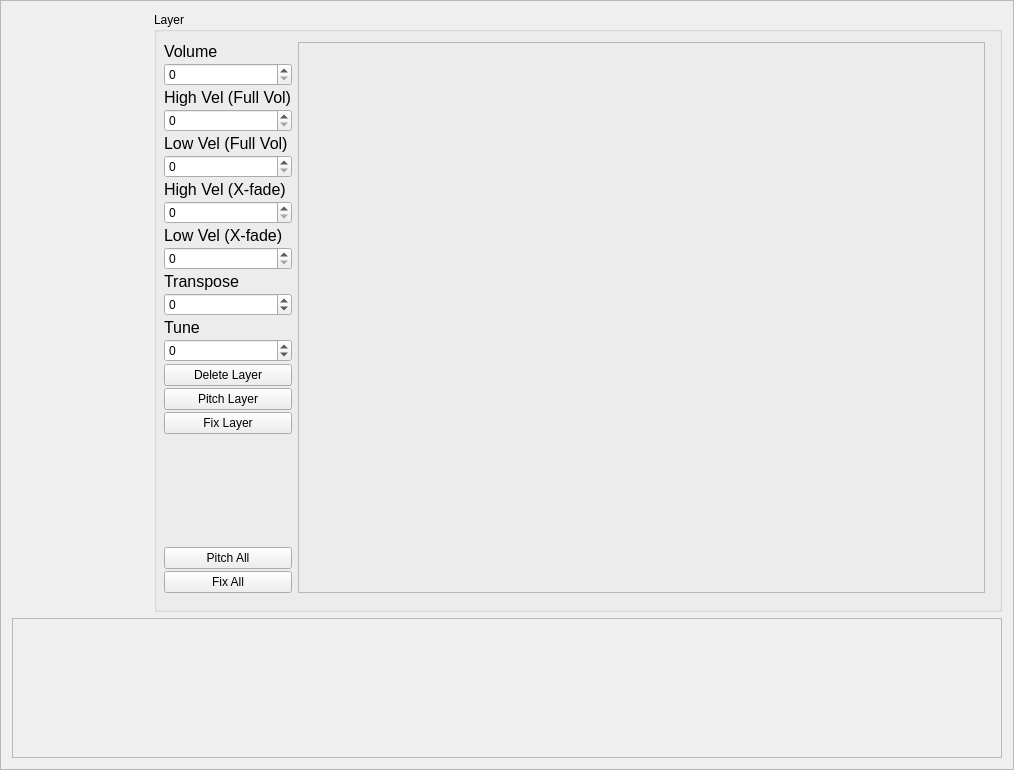
<?xml version="1.0" encoding="UTF-8"?>
<ui version="4.0">
 <class>CWaveLayers</class>
 <widget class="QFrame" name="CWaveLayers">
  <property name="geometry">
   <rect>
    <x>0</x>
    <y>0</y>
    <width>1014</width>
    <height>770</height>
   </rect>
  </property>
  <property name="windowTitle">
   <string>Frame</string>
  </property>
  <property name="frameShape">
   <enum>QFrame::StyledPanel</enum>
  </property>
  <property name="frameShadow">
   <enum>QFrame::Raised</enum>
  </property>
  <layout class="QGridLayout" name="gridLayout_2">
   <item row="1" column="0" colspan="3">
    <widget class="CADSRWidget" name="ADSRWidget">
     <property name="minimumSize">
      <size>
       <width>0</width>
       <height>140</height>
      </size>
     </property>
     <property name="frameShape">
      <enum>QFrame::StyledPanel</enum>
     </property>
     <property name="frameShadow">
      <enum>QFrame::Raised</enum>
     </property>
    </widget>
   </item>
   <item row="0" column="2">
    <widget class="QGroupBox" name="groupBox">
     <property name="sizePolicy">
      <sizepolicy hsizetype="Expanding" vsizetype="Expanding">
       <horstretch>0</horstretch>
       <verstretch>0</verstretch>
      </sizepolicy>
     </property>
     <property name="minimumSize">
      <size>
       <width>717</width>
       <height>585</height>
      </size>
     </property>
     <property name="title">
      <string>Layer</string>
     </property>
     <widget class="QWidget" name="gridLayoutWidget">
      <property name="geometry">
       <rect>
        <x>10</x>
        <y>30</y>
        <width>821</width>
        <height>551</height>
       </rect>
      </property>
      <layout class="QGridLayout" name="gridLayout" columnstretch="0,1,0">
       <property name="horizontalSpacing">
        <number>-1</number>
       </property>
       <property name="verticalSpacing">
        <number>2</number>
       </property>
       <item row="6" column="0">
        <widget class="QLabel" name="label_4">
         <property name="sizePolicy">
          <sizepolicy hsizetype="Preferred" vsizetype="Fixed">
           <horstretch>0</horstretch>
           <verstretch>0</verstretch>
          </sizepolicy>
         </property>
         <property name="font">
          <font>
           <pointsize>12</pointsize>
          </font>
         </property>
         <property name="text">
          <string>High Vel (X-fade)</string>
         </property>
         <property name="alignment">
          <set>Qt::AlignBottom|Qt::AlignLeading|Qt::AlignLeft</set>
         </property>
        </widget>
       </item>
       <item row="13" column="0">
        <widget class="QSpinBox" name="TuneSpin">
         <property name="minimum">
          <number>-100</number>
         </property>
         <property name="maximum">
          <number>100</number>
         </property>
        </widget>
       </item>
       <item row="1" column="0">
        <widget class="QSpinBox" name="VolSpin">
         <property name="maximum">
          <number>200</number>
         </property>
        </widget>
       </item>
       <item row="12" column="0">
        <widget class="QLabel" name="label_7">
         <property name="sizePolicy">
          <sizepolicy hsizetype="Preferred" vsizetype="Fixed">
           <horstretch>0</horstretch>
           <verstretch>0</verstretch>
          </sizepolicy>
         </property>
         <property name="font">
          <font>
           <pointsize>12</pointsize>
          </font>
         </property>
         <property name="text">
          <string>Tune</string>
         </property>
         <property name="alignment">
          <set>Qt::AlignBottom|Qt::AlignLeading|Qt::AlignLeft</set>
         </property>
        </widget>
       </item>
       <item row="4" column="0">
        <widget class="QLabel" name="label_3">
         <property name="sizePolicy">
          <sizepolicy hsizetype="Preferred" vsizetype="Fixed">
           <horstretch>0</horstretch>
           <verstretch>0</verstretch>
          </sizepolicy>
         </property>
         <property name="font">
          <font>
           <pointsize>12</pointsize>
          </font>
         </property>
         <property name="text">
          <string>Low Vel (Full Vol)</string>
         </property>
         <property name="alignment">
          <set>Qt::AlignBottom|Qt::AlignLeading|Qt::AlignLeft</set>
         </property>
        </widget>
       </item>
       <item row="8" column="0">
        <widget class="QLabel" name="label_5">
         <property name="sizePolicy">
          <sizepolicy hsizetype="Preferred" vsizetype="Fixed">
           <horstretch>0</horstretch>
           <verstretch>0</verstretch>
          </sizepolicy>
         </property>
         <property name="font">
          <font>
           <pointsize>12</pointsize>
          </font>
         </property>
         <property name="text">
          <string>Low Vel (X-fade)</string>
         </property>
         <property name="alignment">
          <set>Qt::AlignBottom|Qt::AlignLeading|Qt::AlignLeft</set>
         </property>
        </widget>
       </item>
       <item row="3" column="0">
        <widget class="QSpinBox" name="HighVelFullSpin">
         <property name="maximum">
          <number>127</number>
         </property>
        </widget>
       </item>
       <item row="14" column="0">
        <widget class="QPushButton" name="DeleteLayerButton">
         <property name="focusPolicy">
          <enum>Qt::NoFocus</enum>
         </property>
         <property name="text">
          <string>Delete Layer</string>
         </property>
        </widget>
       </item>
       <item row="15" column="0">
        <widget class="QPushButton" name="PitchLayerButton">
         <property name="focusPolicy">
          <enum>Qt::NoFocus</enum>
         </property>
         <property name="text">
          <string>Pitch Layer</string>
         </property>
        </widget>
       </item>
       <item row="10" column="0">
        <widget class="QLabel" name="label_6">
         <property name="sizePolicy">
          <sizepolicy hsizetype="Preferred" vsizetype="Fixed">
           <horstretch>0</horstretch>
           <verstretch>0</verstretch>
          </sizepolicy>
         </property>
         <property name="font">
          <font>
           <pointsize>12</pointsize>
          </font>
         </property>
         <property name="text">
          <string>Transpose</string>
         </property>
         <property name="alignment">
          <set>Qt::AlignBottom|Qt::AlignLeading|Qt::AlignLeft</set>
         </property>
        </widget>
       </item>
       <item row="7" column="0">
        <widget class="QSpinBox" name="HighVelXSpin">
         <property name="maximum">
          <number>127</number>
         </property>
        </widget>
       </item>
       <item row="16" column="0">
        <widget class="QPushButton" name="FixLayerButton">
         <property name="focusPolicy">
          <enum>Qt::NoFocus</enum>
         </property>
         <property name="text">
          <string>Fix Layer</string>
         </property>
        </widget>
       </item>
       <item row="0" column="0">
        <widget class="QLabel" name="label">
         <property name="sizePolicy">
          <sizepolicy hsizetype="Preferred" vsizetype="Fixed">
           <horstretch>0</horstretch>
           <verstretch>0</verstretch>
          </sizepolicy>
         </property>
         <property name="font">
          <font>
           <pointsize>12</pointsize>
          </font>
         </property>
         <property name="text">
          <string>Volume</string>
         </property>
         <property name="alignment">
          <set>Qt::AlignBottom|Qt::AlignLeading|Qt::AlignLeft</set>
         </property>
        </widget>
       </item>
       <item row="9" column="0">
        <widget class="QSpinBox" name="LowVelXSpin">
         <property name="maximum">
          <number>127</number>
         </property>
        </widget>
       </item>
       <item row="19" column="0">
        <widget class="QPushButton" name="FixAllButton">
         <property name="focusPolicy">
          <enum>Qt::NoFocus</enum>
         </property>
         <property name="text">
          <string>Fix All</string>
         </property>
        </widget>
       </item>
       <item row="0" column="1" rowspan="20" colspan="2">
        <widget class="CKeyLayoutControl" name="KeyLayoutControl">
         <property name="sizePolicy">
          <sizepolicy hsizetype="Preferred" vsizetype="Preferred">
           <horstretch>0</horstretch>
           <verstretch>0</verstretch>
          </sizepolicy>
         </property>
         <property name="frameShape">
          <enum>QFrame::StyledPanel</enum>
         </property>
         <property name="frameShadow">
          <enum>QFrame::Raised</enum>
         </property>
        </widget>
       </item>
       <item row="5" column="0">
        <widget class="QSpinBox" name="LowVelFullSpin">
         <property name="maximum">
          <number>127</number>
         </property>
        </widget>
       </item>
       <item row="17" column="0">
        <spacer name="verticalSpacer">
         <property name="orientation">
          <enum>Qt::Vertical</enum>
         </property>
         <property name="sizeType">
          <enum>QSizePolicy::Fixed</enum>
         </property>
         <property name="sizeHint" stdset="0">
          <size>
           <width>20</width>
           <height>40</height>
          </size>
         </property>
        </spacer>
       </item>
       <item row="2" column="0">
        <widget class="QLabel" name="label_2">
         <property name="sizePolicy">
          <sizepolicy hsizetype="Preferred" vsizetype="Fixed">
           <horstretch>0</horstretch>
           <verstretch>0</verstretch>
          </sizepolicy>
         </property>
         <property name="font">
          <font>
           <pointsize>12</pointsize>
          </font>
         </property>
         <property name="text">
          <string>High Vel (Full Vol)</string>
         </property>
         <property name="alignment">
          <set>Qt::AlignBottom|Qt::AlignLeading|Qt::AlignLeft</set>
         </property>
        </widget>
       </item>
       <item row="11" column="0">
        <widget class="QSpinBox" name="TransposeSpin">
         <property name="minimum">
          <number>-24</number>
         </property>
         <property name="maximum">
          <number>24</number>
         </property>
        </widget>
       </item>
       <item row="18" column="0">
        <widget class="QPushButton" name="PitchAllButton">
         <property name="focusPolicy">
          <enum>Qt::NoFocus</enum>
         </property>
         <property name="text">
          <string>Pitch All</string>
         </property>
        </widget>
       </item>
      </layout>
     </widget>
    </widget>
   </item>
   <item row="0" column="1">
    <widget class="CKeyLayersControl" name="LayersControl" native="true">
     <property name="sizePolicy">
      <sizepolicy hsizetype="Fixed" vsizetype="Expanding">
       <horstretch>0</horstretch>
       <verstretch>0</verstretch>
      </sizepolicy>
     </property>
     <property name="minimumSize">
      <size>
       <width>130</width>
       <height>0</height>
      </size>
     </property>
    </widget>
   </item>
  </layout>
 </widget>
 <customwidgets>
  <customwidget>
   <class>CADSRWidget</class>
   <extends>QFrame</extends>
   <header>cadsrwidget.h</header>
   <container>1</container>
  </customwidget>
  <customwidget>
   <class>CKeyLayoutControl</class>
   <extends>QFrame</extends>
   <header>ckeylayoutcontrol.h</header>
   <container>1</container>
  </customwidget>
  <customwidget>
   <class>CKeyLayersControl</class>
   <extends>QWidget</extends>
   <header>ckeylayerscontrol.h</header>
   <container>1</container>
  </customwidget>
 </customwidgets>
 <resources/>
 <connections/>
</ui>
